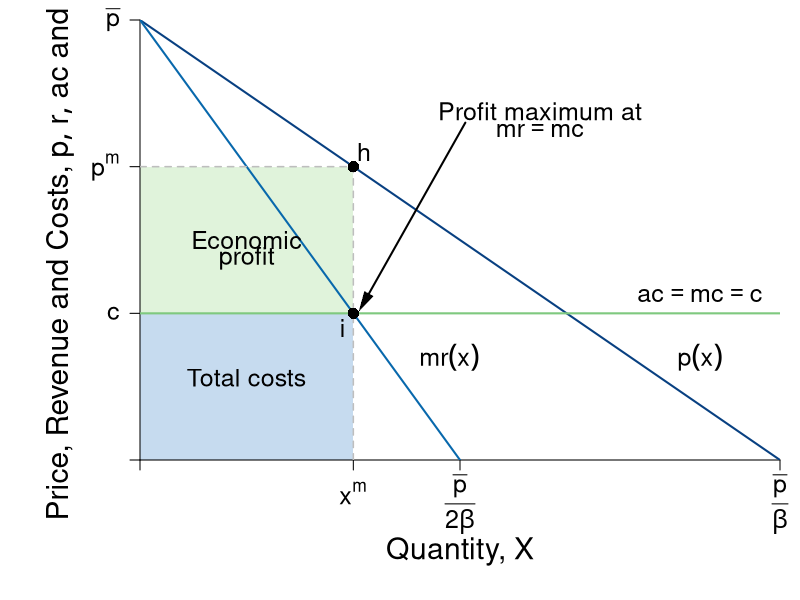

R code for this plot:
#Graph Designer: Simon Halliday
#Authors: Bowles, Foley and Halliday
#Title: Coordination, Conflict and Competition: A Text in Microeconomics

require(shape)
pdf(file = "firmmarketsupply/monopolist_profit_comparison.pdf", width = 9, height = 7)

#Set parameters for graphics
pointsize <- 1.8
axislabelsize <- 1.8
labelsize <- 1.5
namesize <- 1.8
annotatesize <- 1.5
graphlinewidth <- 2
segmentlinewidth <- 1.5

COL <- c("#7fc97f", "#beaed4", "#fdc086", "#ffff99", "#386cb0", "#f0027f", "#bf5b17", "#666666")
COLA <- c("#e0f3db", "#99d8c9","#66c2a4","#41ae76", "#238b45", "#005824")
COLB <- c("#c6dbef", "#4eb3d3", "#2b8cbe", "#0868ac","#084081")

#Edited the margins to cater for the larger LHS labels
par(mar =  c(7, 7, 1, 1))

AvgRevenue <- function(x, rmax = 12, xmax = 12){
  rmax - (rmax/xmax)*x
}

MRevenue <- function(x, rmax = 12, xmax = 12){
  rmax - 2*(rmax/xmax)*x
}

AvgCost <- function(x, c0 = 2, c1 = 4){
  c0/x + c1
}

xlims <- c(0, 12)
ylims <- c(0, 12)

npts <- 501 
x <- seq(xlims[1], xlims[2], length.out = npts)
y <- seq(ylims[1], ylims[2], length.out = npts) 
a <- c(13, 16.75, 19.25)

plot(0, 0, xlim = xlims, ylim = ylims, type = "n",
     xlab = expression(paste("")),
     ylab = expression(paste("")), 
     xaxt = "n", 
     yaxt = "n", 
     cex.lab = axislabelsize, 
     bty = "n",
     xaxs="i", 
     yaxs="i")

# ticksy <- seq(from = ylims[1], to = ylims[2], by = 1)
# ylabels <- seq(from = ylims[1], to = ylims[2], by = 1)
# ticksx <- seq(from = xlims[1], to = xlims[2], by = 1)
# xlabels <- seq(from = xlims[1], to = xlims[2], by = 1)
ticksy <- c(0, 4, AvgRevenue(x = 4), ylims[2])
ylabels <- c(NA, expression(paste(c)), expression(paste(p^{m})), expression(paste(bar(p))))
ticksx <- c(0, 4, 6, xlims[2])
xlabels <- c(NA, expression(paste(x^{m})), expression(paste(frac(bar(p),2*beta))), expression(paste(frac(bar(p),beta))))

npts <- 500 
xx1 <- seq(xlims[1], xlims[2], length.out = npts)
xx3 <- seq(2, 6, length.out = npts)

#Draw the polygon for profit
xpoly1 <- c(0, 4, 4, 0, 0)
ypoly1 <- c(4, 4, AvgRevenue(x = 4), AvgRevenue(x = 4), 4)
polygon(x = xpoly1, y = ypoly1, col=COLA[1], density=NULL, border = NA)

#Draw the polygon for costs
xpoly2 <- c(0, 4, 4, 0, 0)
ypoly2 <- c(0, 0, 4, 4, 4)
polygon(x = xpoly2, y = ypoly2, col=COLB[1], density=NULL, border = NA)

axis(1, at = ticksx, pos = 0, labels = FALSE, cex.axis=labelsize)
text(x = c(0, 4, 6, xlims[2]), par("usr")[3] - 0.4, labels = xlabels, srt = 0, pos = 1, xpd = TRUE, cex = labelsize)
axis(2, at = ticksy, pos = 0, labels = ylabels, las = 1, cex.axis=labelsize)

#lines(xx1, bcA(xx1, w = 10, p = 1.5), col = COLB[3], lwd = graphlinewidth)
lines(xx1, AvgRevenue(xx1, rmax = 12, xmax = 12), col = COLB[5], lwd = graphlinewidth)
lines(xx1, MRevenue(xx1, rmax = 12, xmax = 12), col = COLB[4], lwd = graphlinewidth)
#lines(xx1, AvgCost(xx1, c0 = 2, c1 = 4), col = COLA[5], lwd = graphlinewidth)

#Label the axes
text(0.5*(xlims[2]), -2.5, expression(paste("Quantity, ", X)), xpd = TRUE, cex = axislabelsize) 
#text(0.5*(xlims[2]), -2.5, expression(paste("Output, ", x)), xpd = TRUE, cex = axislabelsize) 
#mtext(expression(paste("Quantity of output, ", x)), side=1, line = 2.5, cex = axislabelsize)
text(-1.5, 0.5*ylims[2], expression(paste("Price, Revenue and Costs, ", list(p, r, ac), " and ", mc)), xpd = TRUE, cex = axislabelsize, srt = 90) 

#Label curves
text(10.5, 4.5, expression(paste(ac == mc,phantom() == c)), cex = labelsize, xpd=TRUE)
text(10.5, 2.8, expression(paste(p(x))), cex = labelsize)
text(5.8, 2.8, expression(paste(mr(x))), cex = labelsize)

#Labels cost and profit areas
text(2, 0.5*AvgCost(x = 4), expression("Total costs"), cex = labelsize)
text(2, 6, expression("Economic"), cex = labelsize)
text(2, 5.5, expression("profit"), cex = labelsize)

#Draw segments for total costs
segments(0, AvgRevenue(x = 4), 4, AvgRevenue(x = 4), lty = 2, col = "gray" , lwd = segmentlinewidth)
segments(4, 0, 4, AvgRevenue(x = 4), lty = 2, col = "gray" , lwd = segmentlinewidth)
segments(0, 4, xlims[2], 4, lty = 1, col = COL[1] , lwd = graphlinewidth)

#Label Points for comparison
points(4, MRevenue(x = 4), pch = 16, col = "black", cex = 1.5)
text(3.8, MRevenue(x = 4) - 0.4, expression(i), cex = labelsize)


points(4, AvgRevenue(x = 4), pch = 16, col = "black", cex = 1.5)
text(4.2, AvgRevenue(x = 4) + 0.4, expression(h), cex = labelsize)


#Arrow to mr = mc
text(7.5, 9.5, expression(paste("Profit maximum at")), cex = labelsize)
text(7.5, 9, expression(paste(mr == mc)), cex = labelsize)
Arrows(6.1, 9.2, 4.2, 4.3, col = "black", lty = 1, lwd = 2, arr.type = "triangle", arr.lwd = 0.5)



dev.off()
